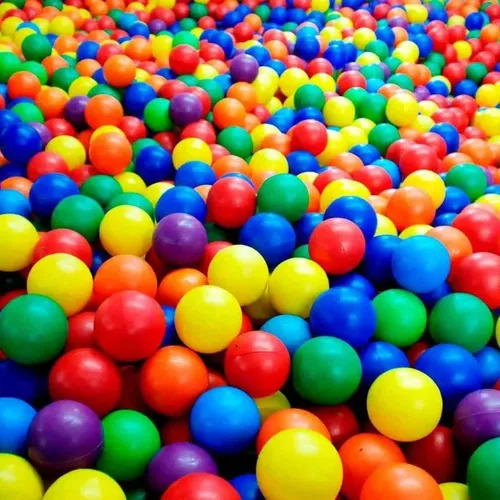
#> input picture imagens/imagem.jpg, 500 x 500 px
$ python 19-exemplo.py
#> lines starting #> are read from the running program, lines starting #| are printed output that depends on the picture
import cv2

imagem = cv2.imread('imagens/imagem.jpg')
#> imagem is the input picture: shape (500, 500, 3); mean B, G, R 83.2, 110.7, 131.8

imagemrotacionada = imagem[::-1, ::-1]
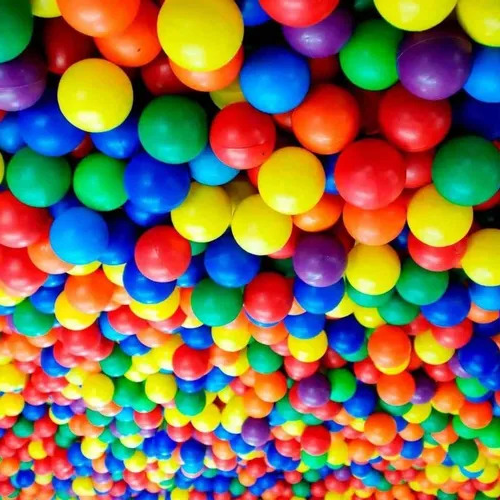
#> imagemrotacionada: shape (500, 500, 3); mean B, G, R 83.2, 110.7, 131.8

cv2.imshow("Imagem", imagem)
cv2.imshow("Imagemrotacionada", imagemrotacionada)
cv2.waitKey(0)
